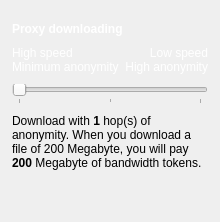
                <widget class="QWidget" name="settings_anonymity_tab">
                 <layout class="QVBoxLayout" name="formLayout">
                  <property name="spacing">
                   <number>10</number>
                  </property>
                  <property name="leftMargin">
                   <number>12</number>
                  </property>
                  <property name="topMargin">
                   <number>12</number>
                  </property>
                  <property name="rightMargin">
                   <number>12</number>
                  </property>
                  <property name="bottomMargin">
                   <number>12</number>
                  </property>
                  <item>
                   <spacer name="verticalSpacer_6">
                    <property name="orientation">
                     <enum>Qt::Vertical</enum>
                    </property>
                    <property name="sizeType">
                     <enum>QSizePolicy::Minimum</enum>
                    </property>
                    <property name="sizeHint" stdset="0">
                     <size>
                      <width>20</width>
                      <height>10</height>
                     </size>
                    </property>
                   </spacer>
                  </item>
                  <item>
                   <widget class="QLabel" name="label_17">
                    <property name="styleSheet">
                     <string notr="true">font-weight: bold;
color: white;</string>
                    </property>
                    <property name="text">
                     <string>Proxy downloading</string>
                    </property>
                   </widget>
                  </item>
                  <item>
                   <widget class="QWidget" name="widget_6" native="true">
                    <property name="styleSheet">
                     <string notr="true">color: white;</string>
                    </property>
                    <layout class="QHBoxLayout" name="horizontalLayout_26">
                     <property name="leftMargin">
                      <number>0</number>
                     </property>
                     <property name="topMargin">
                      <number>0</number>
                     </property>
                     <property name="rightMargin">
                      <number>0</number>
                     </property>
                     <property name="bottomMargin">
                      <number>0</number>
                     </property>
                     <item>
                      <widget class="QLabel" name="label_20">
                       <property name="text">
                        <string>High speed
Minimum anonymity</string>
                       </property>
                      </widget>
                     </item>
                     <item>
                      <widget class="QLabel" name="label_21">
                       <property name="text">
                        <string>Low speed
High anonymity</string>
                       </property>
                       <property name="alignment">
                        <set>Qt::AlignRight|Qt::AlignTrailing|Qt::AlignVCenter</set>
                       </property>
                      </widget>
                     </item>
                    </layout>
                   </widget>
                  </item>
                  <item>
                   <widget class="QSlider" name="number_hops_slider">
                    <property name="styleSheet">
                     <string notr="true"/>
                    </property>
                    <property name="minimum">
                     <number>1</number>
                    </property>
                    <property name="maximum">
                     <number>3</number>
                    </property>
                    <property name="value">
                     <number>1</number>
                    </property>
                    <property name="orientation">
                     <enum>Qt::Horizontal</enum>
                    </property>
                    <property name="tickPosition">
                     <enum>QSlider::TicksBelow</enum>
                    </property>
                    <property name="tickInterval">
                     <number>1</number>
                    </property>
                   </widget>
                  </item>
                  <item>
                   <widget class="QLabel" name="anonymity_costs_label">
                    <property name="text">
                     <string notr="true">&lt;html&gt;&lt;head/&gt;&lt;body&gt;&lt;p&gt;Download with &lt;span style=&quot; font-weight:600;&quot;&gt;1&lt;/span&gt; hop(s) of anonymity. When you download a file of 200 Megabyte, you will pay &lt;span style=&quot; font-weight:600;&quot;&gt;200&lt;/span&gt; Megabyte of bandwidth tokens.&lt;/p&gt;&lt;/body&gt;&lt;/html&gt;</string>
                    </property>
                    <property name="textFormat">
                     <enum>Qt::RichText</enum>
                    </property>
                    <property name="wordWrap">
                     <bool>true</bool>
                    </property>
                   </widget>
                  </item>
                  <item>
                   <spacer name="verticalSpacer_5">
                    <property name="orientation">
                     <enum>Qt::Vertical</enum>
                    </property>
                    <property name="sizeHint" stdset="0">
                     <size>
                      <width>20</width>
                      <height>40</height>
                     </size>
                    </property>
                   </spacer>
                  </item>
                 </layout>
                </widget>
